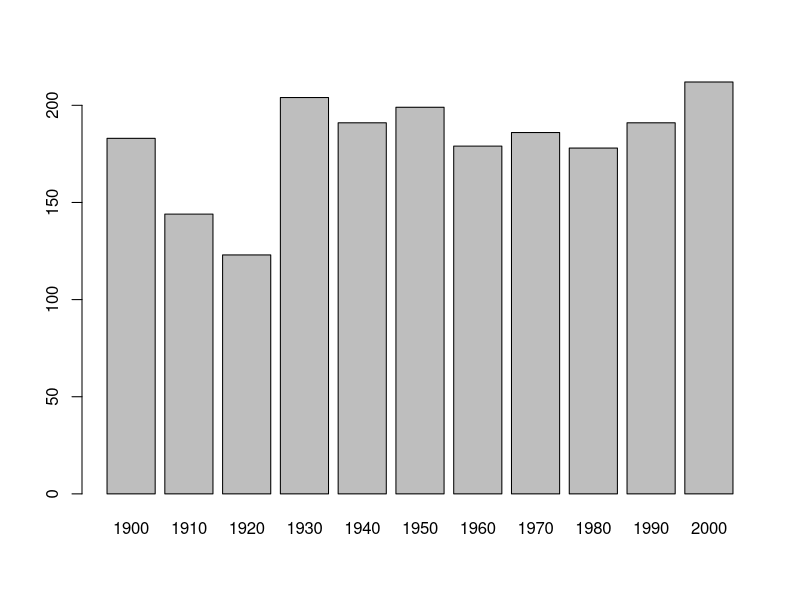
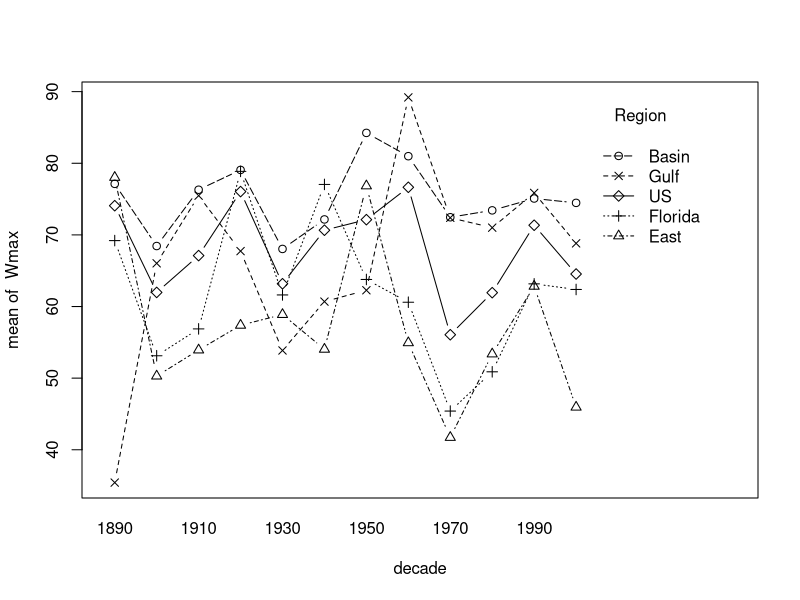
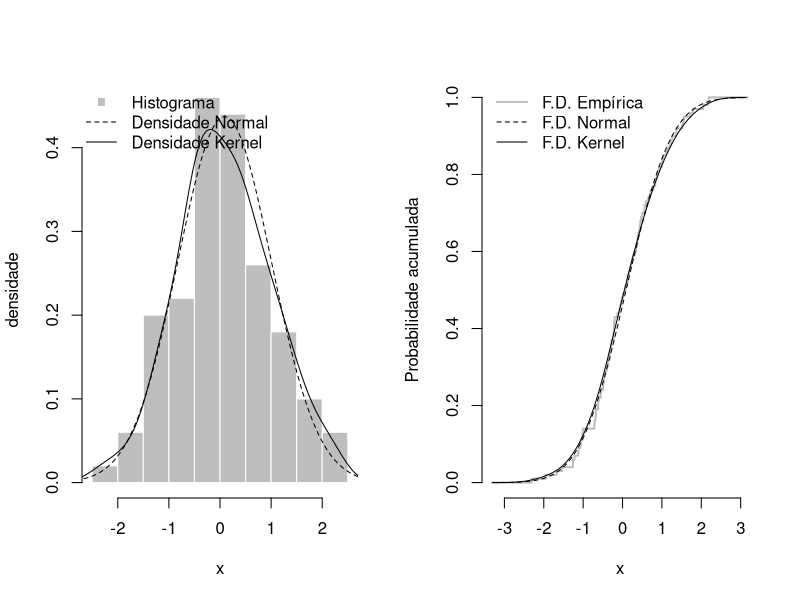
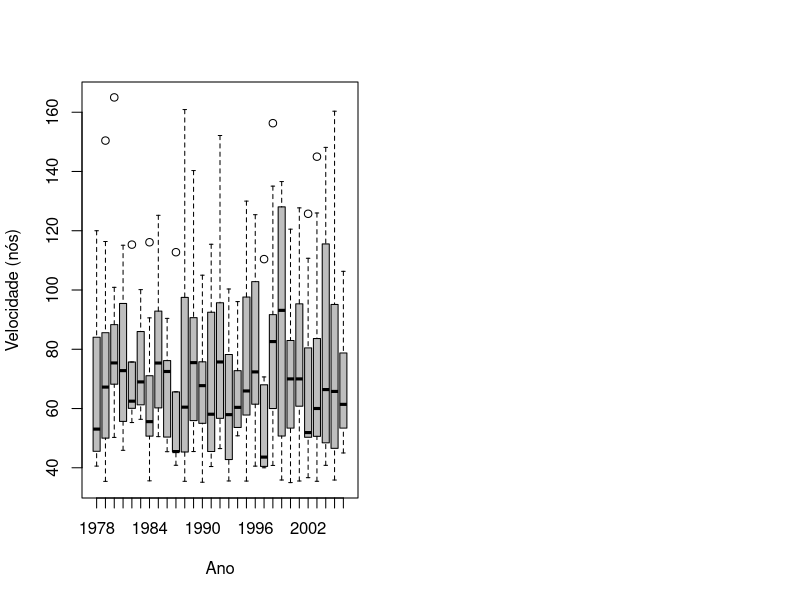
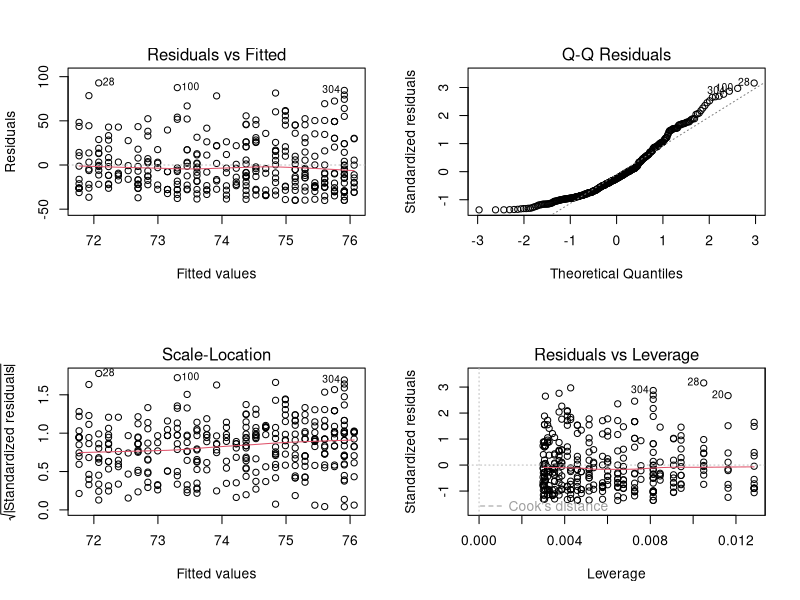
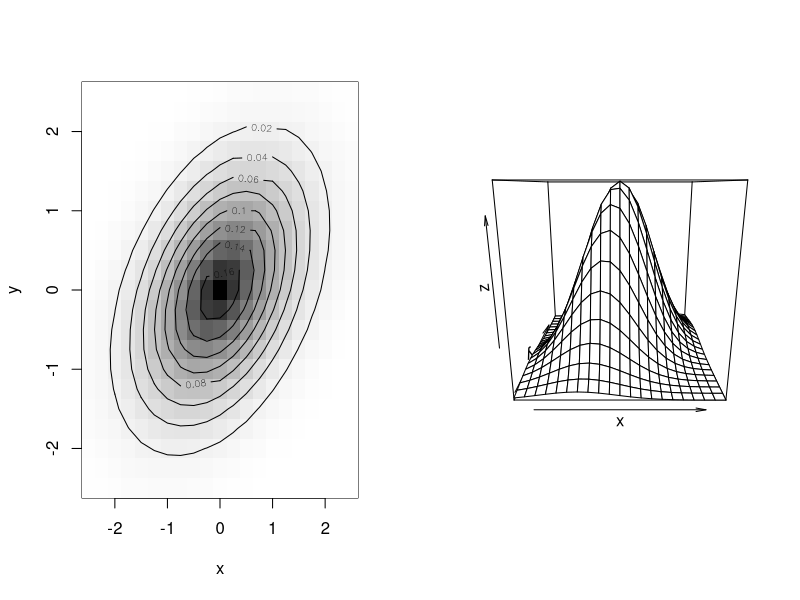
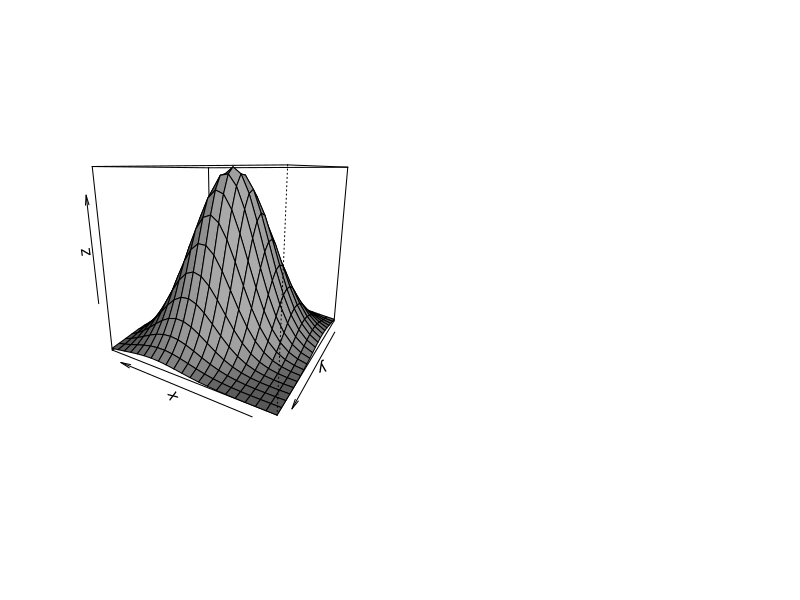

The R script that drew these images, in order:
## EST053 - Métodos Computacionais para Análise de Risco
## Código da aula 05 - Gráficos no R




## Dados de ciclones tropicais nos EUA de 1899-2006

StormMax = read.table("../datasets/extremedatasince1899.csv", header=T, sep=",")
attach(StormMax)


table( trunc(Yr/10)*10 )[-1]


# gráfico de barra do número de ciclones por década

barplot( table( trunc(Yr/10)*10 )[-1] )


# gráfico de linhas - vel. média por década e região

decade = trunc(Yr/10)*10
interaction.plot(decade, Region, Wmax, type="b", pch=1:5)




## Graficos lado a lado


set.seed(123)
x = rnorm(100)    # gerando amostra
par(mfrow=c(1,2)) # plotar com 1 linha e 2 colunas

## grafico 1: histograma
hist(x, xlab="x", ylab="densidade", main="", col="grey", border="white", probability=T)

# adicionar linhas da densidade (normal com estimadores de momentos)
u = seq(min(x)-1, max(x)+1, by=.01)
lines(u, dnorm(u,mean(x),sd(x)), lty=2)

# densidade estimada com kernel da normal
d = density(x)
lines(d$x, d$y)

# adicionar legenda
legend("topleft", legend=c("Histograma","Densidade Normal", "Densidade Kernel"),
       col=c("grey","black","black"), lwd=c(NA,1,1), lty=c(NA,2,1),
       pch=c(15,NA,NA), bty="n")

## grafico 2: função de distribuição empírica
F.empirica = function(y){
  mean(x<=y)
}

plot(u, Vectorize(F.empirica)(u), type="s", lwd=2, col="grey",
     xlab="x", ylab="Probabilidade acumulada", main="", axes=FALSE)
axis(1); axis(2)  # adicionar eixos
lines(d$x, cumsum(d$y)*diff(d$x)[1])      # f.d. kernel
lines(u, pnorm(u,mean(x),sd(x)), lty=2)   # f.d. normal

# adicionar legenda
legend("topleft", c("F.D. Empírica", "F.D. Normal", "F.D. Kernel"),
       col=c("grey","black","black"), lwd=c(2,1,1), lty=c(1,2,1), bty="n")





## Graficos para classes de objetos
## Voltando aos dados de ciclones...


# selecionando ciclones que ocorreram após 1977 na região 'Basin'
StormMax.Basin = subset(StormMax, (Region=="Basin")&(Yr>1977))
attach(StormMax.Basin)


# boxplot da velocidade por ano

boxplot(Wmax ~ as.factor(Yr), xlab="Ano", ylab="Velocidade (nós)", col="grey")




# regressão linear entre velocidade do vento e ano
model = lm(Wmax ~ Yr)
par(mfrow=c(2,2))
plot(model)


## Graficos 3D

# exemplo normal bivariada

binorm = function(x1,x2,r=0){
  exp( -(x1^2 + x2^2 - 2*r*x1*x2)/( 2*(1-r^2) ) )/( 2*pi*sqrt(1-r^2) )
}




x = y = seq(-2.5, 2.5, by=.25)
z = outer(x, y, function(u,v) binorm(u,v,r=.4))

## para escolher as cores
# install.packages("RColorBrewer")
require(RColorBrewer)
gray.col = gray.colors(n=100, start=0, end=1)

par(mfrow=c(1,2))

# gráfico 1: curva de níveis
image(x, y, z, col=rev(gray.col))
contour(x, y, z, add=TRUE)

# grafico 2: superfície 3D
persp(x, y, z)


persp(x, y, z, theta=210, col=gray.col[45], shade=TRUE)
